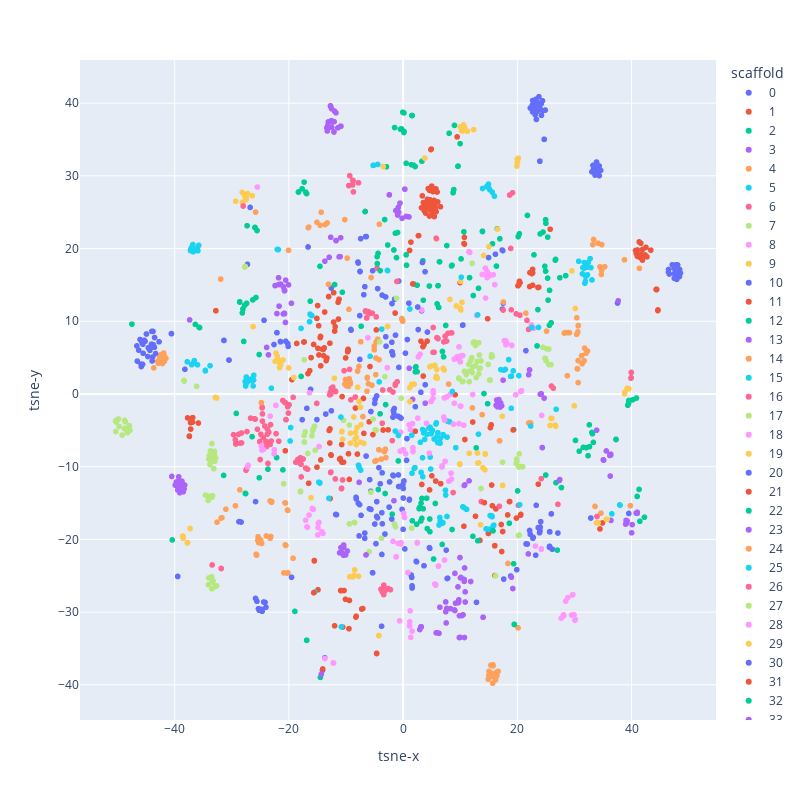

Write notebook code for a chart like this one.
### Code cell
proj_type = "tsne"
px.scatter(df, x=f"{proj_type}-x", y=f"{proj_type}-y", color="scaffold", height=800, width=800)
